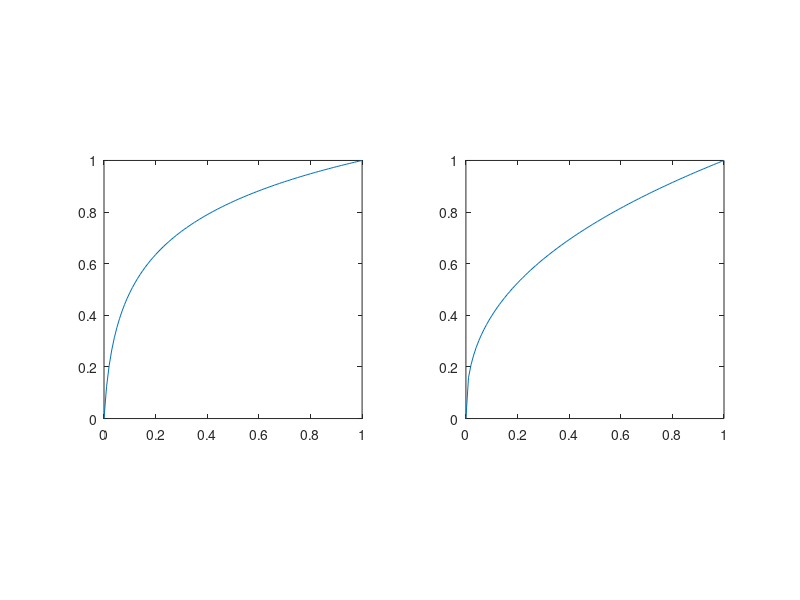

The MATLAB source for this figure:
clc,clear;
x = 0:0.01:1;
y = log(1+70*x)/log(71);
figure(1)
subplot(121);
plot(x,y);
axis square;
y = x.^0.4;
subplot(122);
plot(x,y);
axis square;